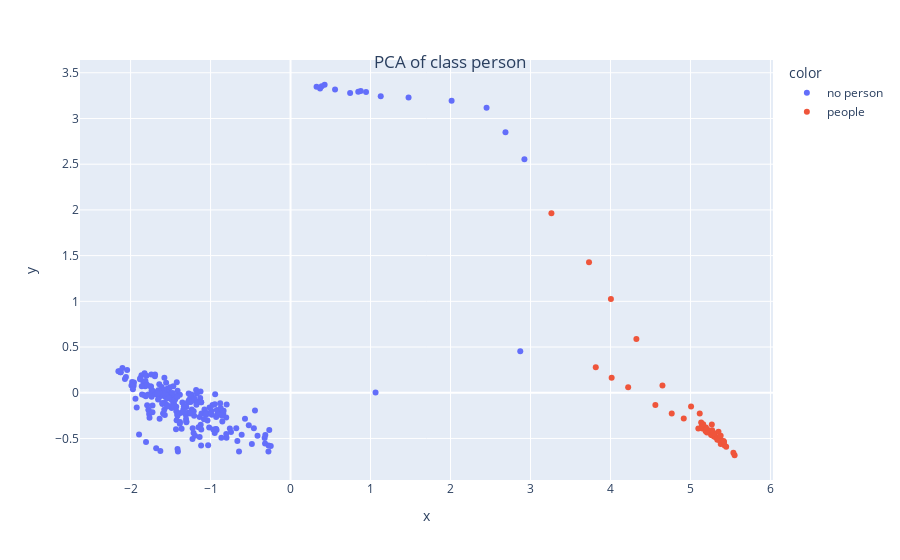
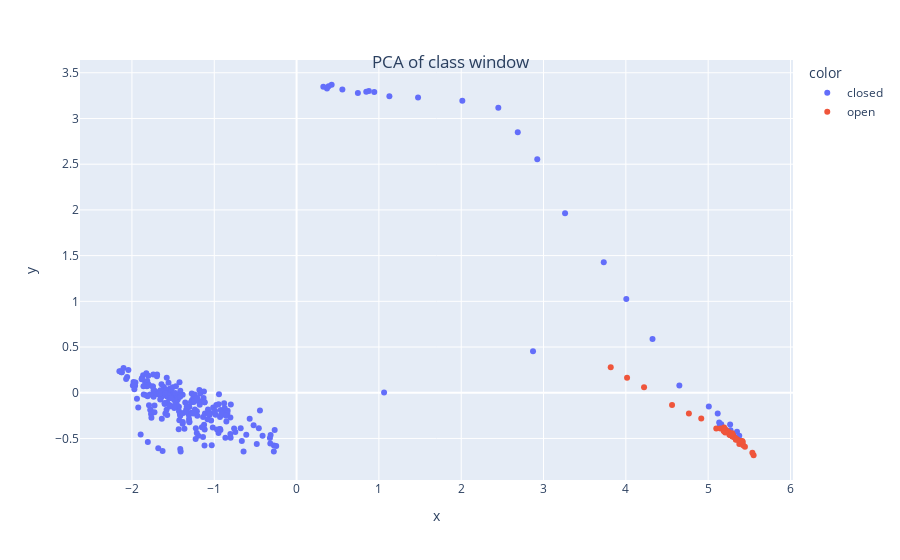

The code cell stored with these charts, in order, in its notebook:
### Markdown cell above
**visualizing features in a lower dimensional space [note output of encoder]**

### Code cell
#### creating only body of the network for lstm,fcn
################################################
k_lstm = {'c_in':x_train.shape[1],'c_out':y_train.shape[1],'hidden_size':22,'rnn_dropout':0.4}
k_fcn={'c_in':x_train.shape[1],'c_out':y_train.shape[1],'layers':[32,8]}
# new_model = create_model(LSTM_body, dls.vars,dls.c,dls,**k)

# new_model = LSTM_body(**k_lstm)  ## LSTM
new_model = MyFCN_body(**k_fcn)    ## MyFCN

#### load part of the pre trained model

# load 
pretrained_dict = torch.load(f'models/{learn.model._get_name()}.pt')
model_dict = new_model.state_dict()
# 1. filter out unnecessary keys
pretrained_dict = {k: v for k, v in pretrained_dict.items() if k in model_dict}
# 2. overwrite entries in the existing state dict
model_dict.update(pretrained_dict) 
# 3. load the new state dict
new_model.load_state_dict(model_dict)
#######################################################

# new_model = enc ##### for encoder_classifier

###########################################
###### get the features/predicions of the model_body
device = torch.device('cuda' if torch.cuda.is_available() else 'cpu')

new_model.to(device)
new_model.eval()
feats = []
lbls = []
with torch.no_grad():
    for inputs, labels in test_dl:
        inputs = inputs.to(device)
        labels = labels.to(device)
        outputs = new_model(inputs)
        #####################################################
        # feats.append(outputs[:,-1]) #### for output of encoder
        #######################################################
        feats.append(outputs)  ### for lstm, fcn
        #######################################################
        lbls.append(labels)

test_feats = torch.cat(feats).detach().cpu().numpy()
test_lbls = torch.cat(lbls).detach().cpu().numpy()

#### get labels as strings
person_labels = []
person_dict = {1 : 'people', 0 : 'no person'}
window_labels = []
window_dict = {1 : 'open', 0 : 'closed'}
for item in test_lbls:
    person_labels.append(person_dict[item[0]])
    window_labels.append(window_dict[item[1]])

##########
## using tensorboard projector
# writer = SummaryWriter('runs/')
# writer.add_embedding(test_feats,metadata=person_labels,tag = f'person_embeddings_{learn.model._get_name()}')
# writer.add_embedding(test_feats,metadata=window_labels,tag = f'window_embeddings_{learn.model._get_name()}')
# writer.close()
##########
### using sklearn and plotly
components = visualize_embeddings(test_feats,person_labels,window_labels,n_components=2,method='pca')

### Figure 1 — Plotly figure (JSON) as saved in the notebook; plotly's stock layout.template omitted (floating-point values rounded to 4 significant figures; data arrays with more than 128 entries replaced by an {"elided": "..."} marker saying what was removed)
{"data": [{"hovertemplate": "color=no person<br>x=%{x}<br>y=%{y}<extra></extra>", "legendgroup": "no person", "marker": {"color": "#636efa", "symbol": "circle"}, "mode": "markers", "name": "no person", "orientation": "v", "showlegend": true, "type": "scatter", "x": {"elided": "239 float values"}, "xaxis": "x", "y": {"elided": "239 float values"}, "yaxis": "y"}, {"hovertemplate": "color=people<br>x=%{x}<br>y=%{y}<extra></extra>", "legendgroup": "people", "marker": {"color": "#EF553B", "symbol": "circle"}, "mode": "markers", "name": "people", "orientation": "v", "showlegend": true, "type": "scatter", "x": [3.816, 4.015, 4.221, 4.561, 4.766, 4.916, 5.099, 5.379, 5.552, 5.537, 5.425, 5.302, 5.252, 5.301, 5.248, 5.214, 5.239, 5.391, 5.446, 5.336, 5.302, 5.295, 5.207, 5.148, 5.189, 5.257, 5.206, 5.194, 5.303, 5.324, 5.27, 5.294, 5.281, 5.336, 5.348, 5.356, 5.413, 5.42, 5.414, 5.292, 5.194, 5.145, 5.134, 5.159, 5.271, 5.378, 5.35, 5.267, 5.116, 5.008, 4.65, 4.324, 4.005, 3.732, 3.261], "xaxis": "x", "y": [0.2785, 0.1635, 0.05907, -0.133, -0.2273, -0.282, -0.3916, -0.561, -0.6837, -0.6574, -0.5738, -0.4763, -0.4386, -0.4633, -0.4304, -0.4052, -0.4237, -0.528, -0.5906, -0.5141, -0.482, -0.4721, -0.4266, -0.3909, -0.4182, -0.4606, -0.4342, -0.4172, -0.4759, -0.4902, -0.466, -0.4761, -0.4608, -0.5045, -0.509, -0.5155, -0.539, -0.5385, -0.5286, -0.4441, -0.3805, -0.3566, -0.3247, -0.3434, -0.4105, -0.4695, -0.4278, -0.3481, -0.2277, -0.1513, 0.07871, 0.5887, 1.026, 1.427, 1.963], "yaxis": "y"}], "layout": {"legend": {"title": {"text": "color"}, "tracegroupgap": 0}, "margin": {"t": 60}, "title": {"text": "PCA of class person", "x": 0.5, "xanchor": "center", "y": 0.9, "yanchor": "top"}, "xaxis": {"anchor": "y", "domain": [0, 1], "title": {"text": "x"}}, "yaxis": {"anchor": "x", "domain": [0, 1], "title": {"text": "y"}}}}

### Figure 2 — Plotly figure (JSON) as saved in the notebook; plotly's stock layout.template omitted (floating-point values rounded to 4 significant figures; data arrays with more than 128 entries replaced by an {"elided": "..."} marker saying what was removed)
{"data": [{"hovertemplate": "color=closed<br>x=%{x}<br>y=%{y}<extra></extra>", "legendgroup": "closed", "marker": {"color": "#636efa", "symbol": "circle"}, "mode": "markers", "name": "closed", "orientation": "v", "showlegend": true, "type": "scatter", "x": {"elided": "253 float values"}, "xaxis": "x", "y": {"elided": "253 float values"}, "yaxis": "y"}, {"hovertemplate": "color=open<br>x=%{x}<br>y=%{y}<extra></extra>", "legendgroup": "open", "marker": {"color": "#EF553B", "symbol": "circle"}, "mode": "markers", "name": "open", "orientation": "v", "showlegend": true, "type": "scatter", "x": [3.816, 4.015, 4.221, 4.561, 4.766, 4.916, 5.099, 5.379, 5.552, 5.537, 5.425, 5.302, 5.252, 5.301, 5.248, 5.214, 5.239, 5.391, 5.446, 5.336, 5.302, 5.295, 5.207, 5.148, 5.189, 5.257, 5.206, 5.194, 5.303, 5.324, 5.27, 5.294, 5.281, 5.336, 5.348, 5.356, 5.413, 5.42, 5.414, 5.292, 5.194], "xaxis": "x", "y": [0.2785, 0.1635, 0.05907, -0.133, -0.2273, -0.282, -0.3916, -0.561, -0.6837, -0.6574, -0.5738, -0.4763, -0.4386, -0.4633, -0.4304, -0.4052, -0.4237, -0.528, -0.5906, -0.5141, -0.482, -0.4721, -0.4266, -0.3909, -0.4182, -0.4606, -0.4342, -0.4172, -0.4759, -0.4902, -0.466, -0.4761, -0.4608, -0.5045, -0.509, -0.5155, -0.539, -0.5385, -0.5286, -0.4441, -0.3805], "yaxis": "y"}], "layout": {"legend": {"title": {"text": "color"}, "tracegroupgap": 0}, "margin": {"t": 60}, "title": {"text": "PCA of class window", "x": 0.5, "xanchor": "center", "y": 0.9, "yanchor": "top"}, "xaxis": {"anchor": "y", "domain": [0, 1], "title": {"text": "x"}}, "yaxis": {"anchor": "x", "domain": [0, 1], "title": {"text": "y"}}}}
